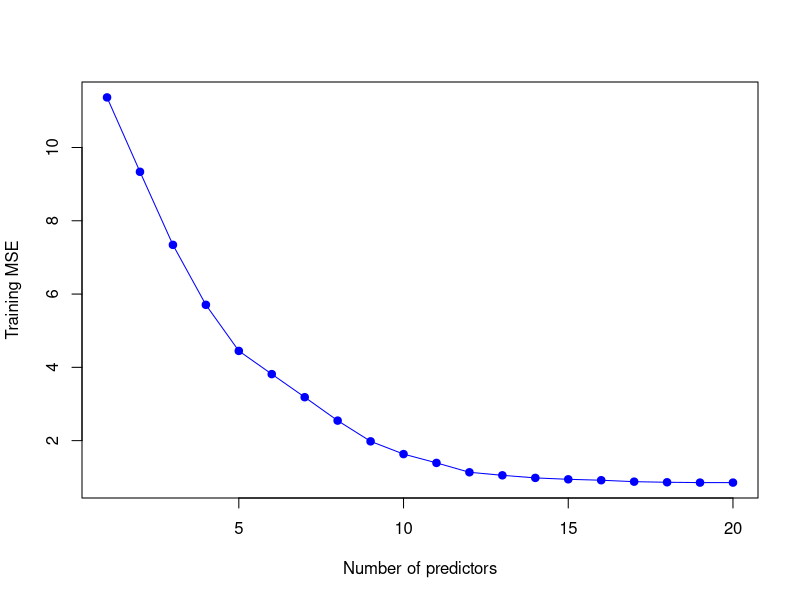
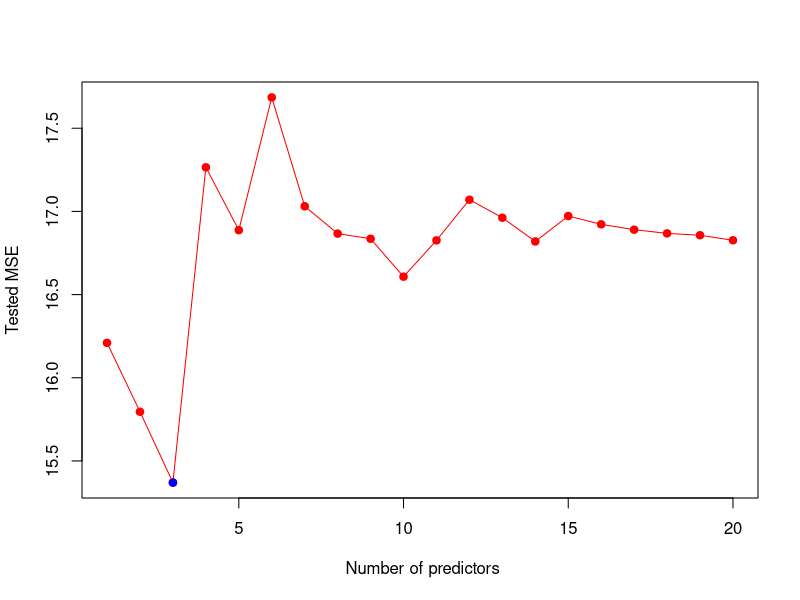
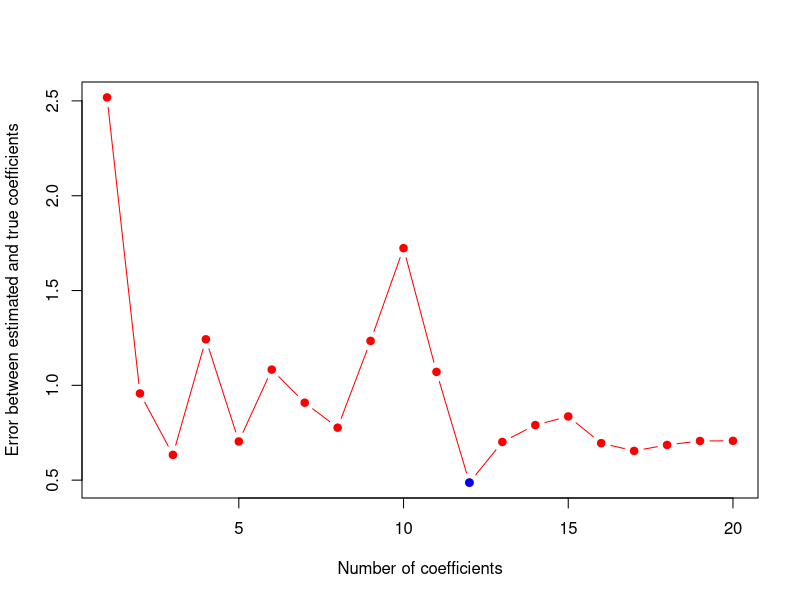

Generate these figures, in order, with R:
## Exercise 6.8.10
## Jyotsna Namdeo Nakte
## Summer 2019

# We have seen that as the number of features used in a model increases, 
# the training error will necessarily decrease, but the test error may not. 
# We will now explore this in a simulated data set.


# (a) Generate a data set with p = 20 features, n = 1,000 observations, 
#     and an associated quantitative response vector generated according 
#     to the model Y =Xβ+ε, where β has some elements that are exactly 
#     equal to zero.

p=20
n=1000
library(leaps)
set.seed(1)
X <- matrix(rnorm(n*p), n, p)
g <- rnorm(p)
g[sample(seq(20),5)] <- 0
Y <- X %*% g + rnorm(n)

# (b) Split your dataset into a training set containing 100 observations and 
#     a test set containing 900 observations.

trainingData = sample( 1:1000, 100 )
testingData = -trainingData
X.trainSet <- X[trainingData, ]
X.testSet <- X[testingData, ]
Y.trainSet <- Y[trainingData]
Y.testSet <- Y[testingData]

# (c) Perform best subset selection on the training set, and plot the 
#     training set MSE associated with the best model of each size.

data.trainingSet <- data.frame(Y = Y.trainSet, X = X.trainSet)
regfit <- regsubsets(Y ~ ., data = data.trainingSet, nvmax = 20)
trainingData.matrix <- model.matrix(Y ~ ., data = data.trainingSet, nvmax = 20)
value.errors <- rep(NA, 20)
for (i in 1:20) {
  coefi <- coef(regfit, id = i)
  predictModel <- trainingData.matrix[, names(coefi)] %*% coefi
  value.errors[i] <- mean((predictModel - Y.trainSet)^2)
}
plot(value.errors, xlab = "Number of predictors", ylab = "Training MSE", pch = 19, type = "o", col = "blue")

# (d) Plot the test set MSE associated with the best model of each size.

testingData.matrix <- model.matrix(Y~.,data = data.frame(X=X.testSet, Y=Y.testSet), nvmax=20)
testingData.errors <- rep(NA,20)
for (i in 1:20) {
  coef <- coef(regfit,id=i)
  predict <- testingData.matrix[,names(coef)] * coef
  testingData.errors[i]<- mean((predict-Y.testSet)^2)
}
plot(testingData.errors,ylab = "Tested MSE",xlab = " Number of predictors",pch = 19,type = "o", col="red")
points(which.min(testingData.errors),testingData.errors[which.min(testingData.errors)],
       col="blue",pch=19)

# (e) For which model size does the test set MSE take on its minimum value? 
#     Comment on your results. If it takes on its minimum value for a model 
#     containing only an intercept or a model containing all of the features, 
#     then play around with the way that you are generating the data in (a) 
#     until you come up with a scenario in which the test set MSE is minimized 
#     for an intermediate model size.

minimumValue <- which.min(testingData.errors)
minimumValue

## For the model size 3 the test set MSE to take on its minimum value.
## The model is tested for various five features as mentioned above which are set to zero from graph obtained
## we can see that model size 3 has minimum value. The test set MSE is minimized trying various features for 
## an intermediate model size. The above command suggests the best model is the one that contains 3 variables.
## From the graph plot obtained we can see that the third variable has the lowest test MSE.


# (f) How does the model at which the test set MSE is minimized compare to 
#     the true model used to generate the data? Comment on the coefficient 
#     values.

coef(regfit, minimumValue)

## The function shows coefficients value of the variables, the results show there is has values for 5,9, 18 
## where we had set five values to zero in (a), model size 3 the test set MSE is minimized. The true model
## used to generate the data contains model size of 20. 
## The coefficient values are ranging from 1.411 to 1.656, with intercept value -0.4496349 and 
## no values to rest no of predictors except 5,9,18.

# (g) Create a plot displaying j=1(βj − βj ) for a range of values of r, 
#     where βˆjr is the jth coefficient estimate for the best model containing 
#     r coefficients. Comment on what you observe. How does this compare to 
#     the test MSE plot from (d)?

val.errors <- rep(NA, 20)
X_Cols = colnames(X, do.NULL = FALSE, prefix = "X.")
for (i in 1:20) {
  coeffict <- coef(regfit, id = i)
  val.errors[i] <- sqrt(sum((g[X_Cols  %in% names(coeffict)] - coeffict[names(coeffict) %in% X_Cols ])^2) + sum(g[!(X_Cols  %in% names(coeffict))])^2)
}
plot(val.errors, xlab = "Number of coefficients", ylab = "Error between estimated and true coefficients", pch = 19, type = "b", col="red")
points(which.min(val.errors),val.errors[which.min(val.errors)],col="blue",pch=19)
minimumValue3 <- which.min(val.errors)
coef(regfit,minimumValue3)

## For the model size 12 the (g) set MSE to take on its minimum value. Its minimum value is not less than the one found above in 
## test set MSE(d). The graph shows minimum error estimated and true coefficients is minimum for model of size 12. The 
## MSE found in (d) set is of model size 3. The coefficient values range from -1.386 to 1.887, the values 1, 2, 4, 6, 13, 14,
## 16,17 have no values. 
## Above predicted model concludes suitable fit for the true coefficients will not relate to the minimized test error directly.
## This model with different variables for the test error was not the minimum in (d) or the test error was not minimum for different variables.
## Therefore, we could conclude the lowest error does not always mean lowest test MSE.
## Moreover the model follow some similar pattern to the train model which is decreasing gradually over the number of 
## predictors.
